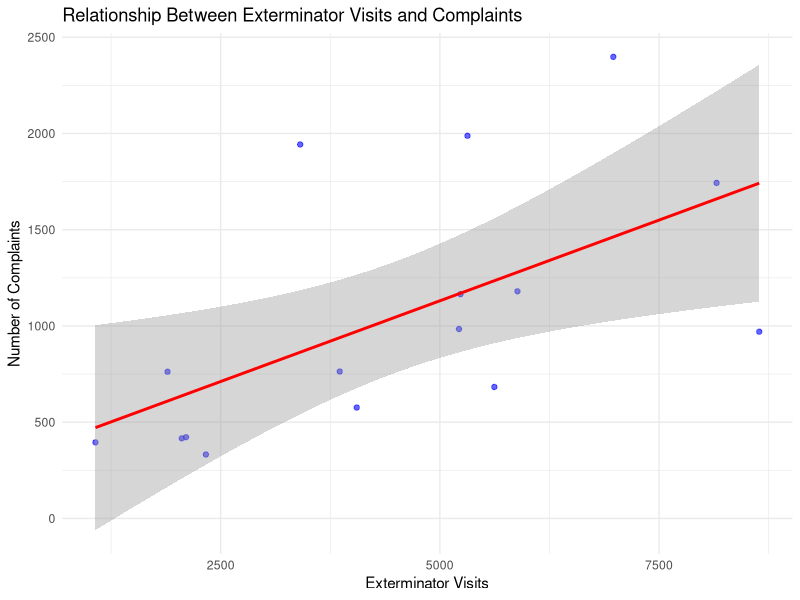
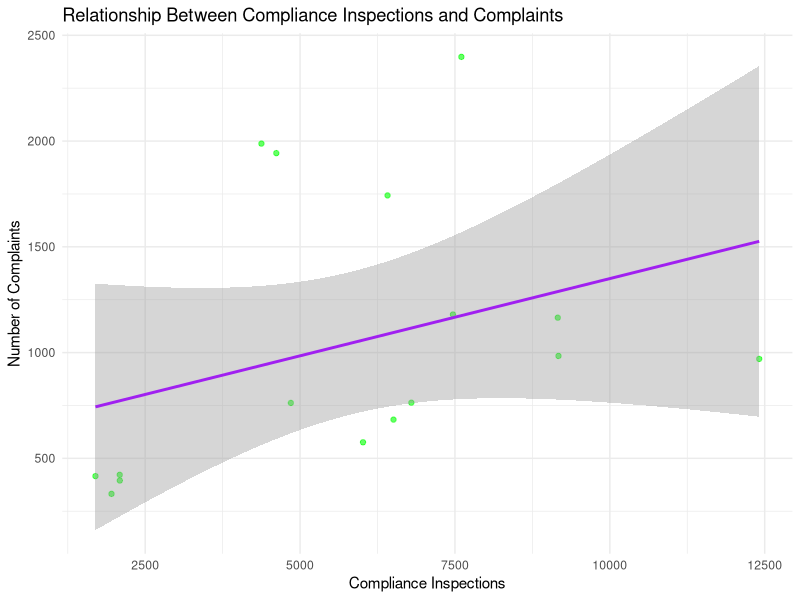
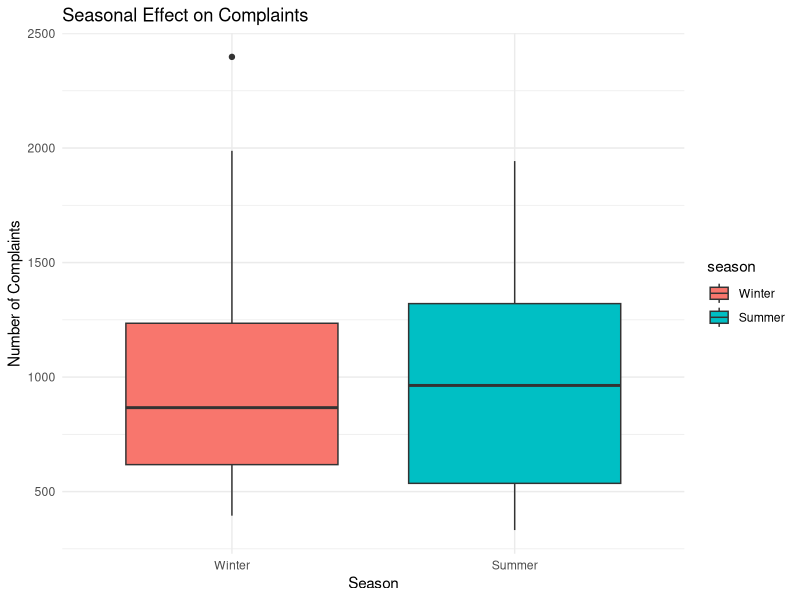
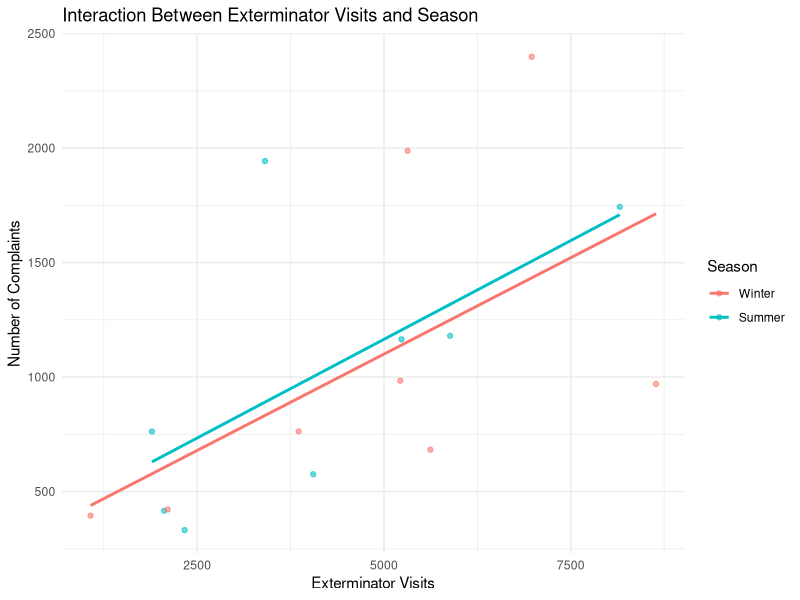
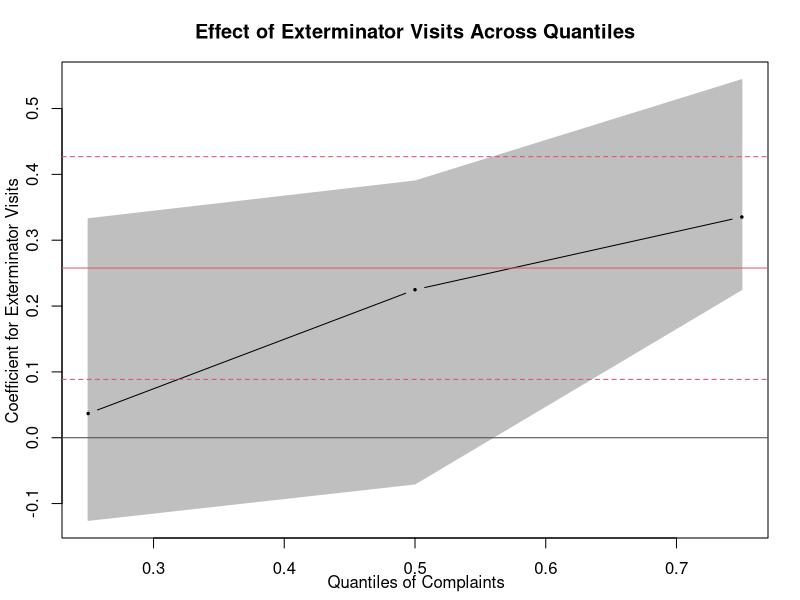

Generate these figures, in order, with R:
## ---- chunk 1
library(dplyr)
library(ggplot2)
library(broom)

complaints_data <- read.csv("cleaned_311_complaints.csv")
exterminator_data <- read.csv("cleaned_exterminator_visits.csv")
inspections_data <- read.csv("cleaned_compliance_inspections.csv")

complaints_data <- complaints_data %>%
  group_by(date, zone_id, region) %>%
  summarise(complaints = sum(count, na.rm = TRUE), .groups = "drop")

exterminator_data <- exterminator_data %>%
  group_by(date, zone_id, region) %>%
  summarise(exterminator_visits = sum(count, na.rm = TRUE), .groups = "drop")

inspections_data <- inspections_data %>%
  group_by(date, zone_id, region) %>%
  summarise(compliance_inspections = sum(count, na.rm = TRUE), .groups = "drop")

merged_data <- complaints_data %>%
  inner_join(exterminator_data, by = c("date", "zone_id", "region")) %>%
  inner_join(inspections_data, by = c("date", "zone_id", "region"))

## ---- chunk 2
# Check the structure of the merged dataset
summary(merged_data)

## ---- chunk 3
# Run Linear Regression: Complaints ~ Exterminator Visits + Compliance Inspections
regression_model <- lm(complaints ~ exterminator_visits + compliance_inspections, data = merged_data)

# Display Model Summary
model_summary <- summary(regression_model)
print(model_summary)

## ---- chunk 4
# Extract Regression Coefficients
coefficients <- broom::tidy(regression_model)
print(coefficients)
## ---- chunk 5
# Scatter plot with regression line for exterminator visits
ggplot(merged_data, aes(x = exterminator_visits, y = complaints)) +
  geom_point(alpha = 0.6, color = "blue") +
  geom_smooth(method = "lm", color = "red", se = TRUE) +
  labs(
    title = "Relationship Between Exterminator Visits and Complaints",
    x = "Exterminator Visits",
    y = "Number of Complaints"
  ) +
  theme_minimal()

# Scatter plot with regression line for compliance inspections
ggplot(merged_data, aes(x = compliance_inspections, y = complaints)) +
  geom_point(alpha = 0.6, color = "green") +
  geom_smooth(method = "lm", color = "purple", se = TRUE) +
  labs(
    title = "Relationship Between Compliance Inspections and Complaints",
    x = "Compliance Inspections",
    y = "Number of Complaints"
  ) +
  theme_minimal()
## ---- chunk 6
# Extract month as a numeric value and categorize into seasons
merged_data <- merged_data %>%
  mutate(
    month = format(as.Date(date), "%m"),  
    season = case_when(                  
      month %in% c("12", "01", "02") ~ "Winter",
      month %in% c("03", "04", "05") ~ "Spring",
      month %in% c("06", "07", "08") ~ "Summer",
      month %in% c("09", "10", "11") ~ "Fall"
    ),
    month = as.numeric(month)            # Convert month to numeric for regression
  )

# Convert season to a factor for regression analysis
merged_data <- merged_data %>%
  mutate(season = factor(season, levels = c("Winter", "Spring", "Summer", "Fall")))

# Run the updated regression model: Complaints ~ Exterminator Visits + Compliance Inspections + Time Predictors
regression_model_time <- lm(complaints ~ exterminator_visits + compliance_inspections + month + season, data = merged_data)

model_summary_time <- summary(regression_model_time)
print(model_summary_time)

# Extract and print R-squared and Adjusted R-squared
r_squared_time <- model_summary_time$r.squared
adjusted_r_squared_time <- model_summary_time$adj.r.squared
cat("R-squared: ", r_squared_time, "\n")
cat("Adjusted R-squared: ", adjusted_r_squared_time, "\n")

# Extract regression coefficients
coefficients_time <- broom::tidy(regression_model_time)
print(coefficients_time)

## ---- chunk 7
# Visualize the effect of season on complaints
ggplot(merged_data, aes(x = season, y = complaints, fill = season)) +
  geom_boxplot() +
  labs(
    title = "Seasonal Effect on Complaints",
    x = "Season",
    y = "Number of Complaints"
  ) +
  theme_minimal()
## ---- chunk 8
# Update the regression model to include the interaction term
regression_model_interaction <- lm(
  complaints ~ exterminator_visits * season + compliance_inspections + month,
  data = merged_data
)

# Display the updated model summary
model_summary_interaction <- summary(regression_model_interaction)
print(model_summary_interaction)

# Extract and print R-squared and Adjusted R-squared
r_squared_interaction <- model_summary_interaction$r.squared
adjusted_r_squared_interaction <- model_summary_interaction$adj.r.squared
cat("R-squared: ", r_squared_interaction, "\n")
cat("Adjusted R-squared: ", adjusted_r_squared_interaction, "\n")

# Extract regression coefficients
coefficients_interaction <- broom::tidy(regression_model_interaction)
print(coefficients_interaction)

## ---- chunk 9
# Visualize the interaction effect
ggplot(merged_data, aes(x = exterminator_visits, y = complaints, color = season)) +
  geom_point(alpha = 0.6) +
  geom_smooth(method = "lm", se = FALSE) +
  labs(
    title = "Interaction Between Exterminator Visits and Season",
    x = "Exterminator Visits",
    y = "Number of Complaints",
    color = "Season"
  ) +
  theme_minimal()
## ---- chunk 10

# Load necessary library for quantile regression
library(quantreg)

# Perform quantile regression at different quantiles (e.g., 0.25, 0.5, 0.75)
quantile_model_25 <- rq(complaints ~ exterminator_visits + compliance_inspections, tau = 0.25, data = merged_data)
quantile_model_50 <- rq(complaints ~ exterminator_visits + compliance_inspections, tau = 0.50, data = merged_data) # Median regression
quantile_model_75 <- rq(complaints ~ exterminator_visits + compliance_inspections, tau = 0.75, data = merged_data)

# Display summaries of the models
cat("Quantile Regression for Tau = 0.25\n")
print(summary(quantile_model_25))

cat("\nQuantile Regression for Tau = 0.50 (Median)\n")
print(summary(quantile_model_50))

cat("\nQuantile Regression for Tau = 0.75\n")
print(summary(quantile_model_75))

# Visualize quantile regression results
taus <- c(0.25, 0.5, 0.75)  # Quantiles to analyze
quantile_results <- rq(complaints ~ exterminator_visits + compliance_inspections, tau = taus, data = merged_data)

# Coefficients across quantiles
quantile_coefficients <- coef(quantile_results)
print(quantile_coefficients)

## ---- chunk 11
par(mar = c(3.9, 3.6, 4, 2) + 0.5)

plot(
  summary(quantile_results),
  parm = "exterminator_visits",
  main = "Effect of Exterminator Visits Across Quantiles"
)

title(
  xlab = "Quantiles of Complaints",
  ylab = "Coefficient for Exterminator Visits"
)


